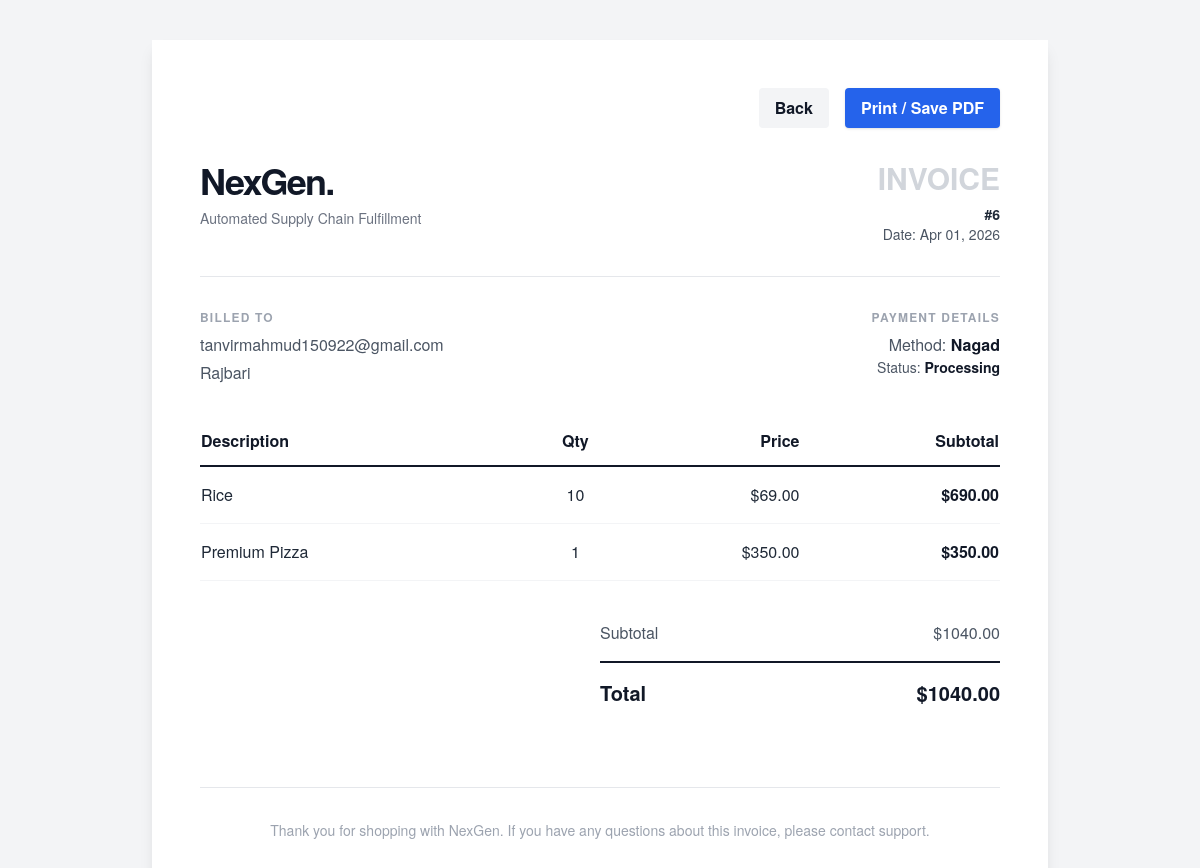
The page /store-admin/orders/6/invoice/ (signed in) on the database its author committed.
### nexgen/models.py (models this page shows, shortened)
class Order(models.Model):
    STATUS_CHOICES = (
        ('Pending', 'Pending'),
        ('Processing', 'Processing'),
        ('Shipped', 'Shipped'),
        ('Out for Delivery', 'Out for Delivery'),
        ('Delivered', 'Delivered'),
        ('Cancelled', 'Cancelled'),
        ('Refund Requested', 'Refund Requested'),
    )
    user = models.ForeignKey(CustomUser, on_delete=models.CASCADE)
    status = models.CharField(max_length=25, choices=STATUS_CHOICES, default='Pending')
    total_price = models.DecimalField(max_digits=10, decimal_places=2)
    discount_amount = models.DecimalField(max_digits=10, decimal_places=2, default=0)
    coupon = models.ForeignKey('Coupon', null=True, blank=True, on_delete=models.SET_NULL)
    shipping_address = models.TextField()
    payment_provider = models.ForeignKey('PaymentMethod', null=True, blank=True, on_delete=models.SET_NULL)
    sender_number = models.CharField(max_length=20, blank=True)
    transaction_id = models.CharField(max_length=100, blank=True)
    is_paid = models.BooleanField(default=False)
    created_at = models.DateTimeField(auto_now_add=True)
    def final_price(self):
        return self.total_price - self.discount_amount

class CustomUser(AbstractBaseUser, PermissionsMixin):
    email = models.EmailField(unique=True)
    first_name = models.CharField(max_length=30, blank=True)
    last_name = models.CharField(max_length=30, blank=True)
    phone_number = models.CharField(max_length=20, blank=True)
    profile_picture = models.ImageField(upload_to='profiles/', blank=True, null=True)
    is_active = models.BooleanField(default=True)
    is_staff = models.BooleanField(default=False)
    date_joined = models.DateTimeField(default=timezone.now)
    notify_email = models.BooleanField(default=True)
    notify_sms = models.BooleanField(default=False)
    notify_push = models.BooleanField(default=True)
    objects = CustomUserManager()
    USERNAME_FIELD = 'email'
    REQUIRED_FIELDS = []

class PaymentMethod(models.Model):
    ACCOUNT_TYPE_CHOICES = [
        ('Personal', 'Personal'),
        ('Agent', 'Agent'),
        ('Merchant', 'Merchant'),
    ]
    provider_name = models.CharField(max_length=50)  # e.g., bKash, Nagad
    account_number = models.CharField(max_length=20, blank=True)
    account_type = models.CharField(max_length=20, choices=ACCOUNT_TYPE_CHOICES, default='Personal')
    instruction = models.TextField(blank=True, help_text="Instructions for the user at checkout")
    is_active = models.BooleanField(default=True)
    logo = models.ImageField(upload_to='payments/', blank=True, null=True)

class OrderItem(models.Model):
    order = models.ForeignKey(Order, related_name='items', on_delete=models.CASCADE)
    product = models.ForeignKey(Product, on_delete=models.CASCADE)
    price = models.DecimalField(max_digits=10, decimal_places=2)
    quantity = models.PositiveIntegerField(default=1)
    def subtotal(self):
        return self.price * self.quantity

class Product(models.Model):
    category = models.ForeignKey(Category, related_name='products', on_delete=models.CASCADE)
    title = models.CharField(max_length=255)
    slug = models.SlugField(unique=True)
    description = models.TextField(blank=True)
    price = models.DecimalField(max_digits=10, decimal_places=2)
    sale_price = models.DecimalField(max_digits=10, decimal_places=2, null=True, blank=True)
    is_on_sale = models.BooleanField(default=False)
    stock = models.IntegerField(default=0)
    low_stock_threshold = models.IntegerField(default=5)
    image = models.ImageField(upload_to='products/', blank=True, null=True)
    created_at = models.DateTimeField(auto_now_add=True)
    updated_at = models.DateTimeField(auto_now=True)

### nexgen/admin_views.py (the view)
# urls.py: path('orders/<int:pk>/invoice/', admin_views.admin_order_invoice, name='admin_order_invoice'),
@user_passes_test(is_admin, login_url='/store-admin/login/')
def admin_order_invoice(request, pk):
    order = get_object_or_404(Order, pk=pk)
    return render(request, 'admin_panel/order_invoice.html', {'order': order})

### nexgen/admin_views.py (called while the page is built)
def is_admin(user):
    return user.is_authenticated and user.is_staff

### nexgen/context_processors.py (called while the page is built)
def store_settings(request):
    try:
        settings = StoreSetting.objects.get(pk=1)
        currency = settings.currency
    except StoreSetting.DoesNotExist:
        currency = '$'
    banners = Banner.objects.filter(is_active=True).order_by('order')
    return {
        'STORE_CURRENCY': currency,
        'banners': banners
    }

### nexgen/templates/admin_panel/order_invoice.html (shortened to what this page needs)
<!DOCTYPE html>
<html lang="en">
<head>
    <script src="https://cdn.tailwindcss.com"></script>
</head>
<body class="text-gray-900 p-8 md:p-0">
<div class="max-w-4xl mx-auto bg-white p-12 my-10 shadow-lg print:shadow-none print:my-0">
    <div class="no-print flex justify-end gap-4 mb-8">
        <button onclick="window.history.back()" class="px-4 py-2 bg-gray-100 font-bold rounded hover:bg-gray-200">Back</button>
        <button onclick="window.print()" class="px-4 py-2 bg-blue-600 text-white font-bold rounded hover:bg-blue-700 shadow flex items-center gap-2">Print / Save PDF</button>
    </div>
    <div class="flex justify-between items-start border-b pb-8 mb-8 print-border">
        <div>
            <h1 class="text-4xl font-black text-gray-900 tracking-tighter">NexGen.</h1>
            <p class="text-gray-500 mt-2 text-sm">Automated Supply Chain Fulfillment</p>
        </div>
        <div class="text-right text-gray-600 text-sm">
            <h2 class="text-3xl font-bold text-gray-300">INVOICE</h2>
            <p class="mt-2 text-gray-800 font-bold">#{{ order.id }}</p>
            <p>Date: {{ order.created_at|date:"M d, Y" }}</p>
        </div>
    </div>
    <div class="flex justify-between mb-8">
        <div class="w-1/2 pr-4">
            <p class="text-xs font-bold text-gray-400 uppercase tracking-widest mb-2">Billed To</p>
            <p class="text-gray-600">{{ order.user.email }}</p>
            <p class="text-gray-600 whitespace-pre-line mt-1">{{ order.shipping_address }}</p>
        </div>
        <div class="w-1/2 pl-4 text-right">
            <p class="text-xs font-bold text-gray-400 uppercase tracking-widest mb-2">Payment Details</p>
            <p class="text-gray-600">Method: <strong class="text-gray-900">{{ order.payment_provider.provider_name|default:"Manual Payment" }}</strong></p>
            <p class="text-gray-600 text-sm">Status: <strong class="text-gray-900">{{ order.status }}</strong></p>
        </div>
    </div>
    <table class="w-full text-left mb-8">
        <thead>
            <tr class="border-b-2 border-gray-900 print-border">
                <th class="py-3 font-bold text-gray-900">Description</th>
                <th class="py-3 font-bold text-gray-900 text-center">Qty</th>
                <th class="py-3 font-bold text-gray-900 text-right">Price</th>
                <th class="py-3 font-bold text-gray-900 text-right">Subtotal</th>
            </tr>
        </thead>
        <tbody>
            {% for item in order.items.all %}
            <tr class="border-b border-gray-100 print-border">
                <td class="py-4 text-gray-800">{{ item.product.title }}</td>
                <td class="py-4 text-gray-800 text-center">{{ item.quantity }}</td>
                <td class="py-4 text-gray-800 text-right">${{ item.price }}</td>
                <td class="py-4 text-gray-900 font-bold text-right">${{ item.subtotal }}</td>
            </tr>
            {% endfor %}
        </tbody>
    </table>
    <div class="w-1/2 ml-auto">
        <div class="flex justify-between py-2 text-gray-600">
            <span>Subtotal</span>
            <span>${{ order.total_price }}</span>
        </div>
        <div class="flex justify-between py-4 border-t-2 border-gray-900 mt-2 print-border">
            <span class="text-xl font-bold text-gray-900">Total</span>
            <span class="text-xl font-black text-gray-900">${{ order.final_price }}</span>
        </div>
    </div>
    <div class="mt-16 text-center text-sm text-gray-400 border-t pt-8 print-border">
        Thank you for shopping with NexGen. If you have any questions about this invoice, please contact support.
    </div>
</div>
</body>
</html>

### nexgen/templates/admin_panel/order_invoice.html (style rules this page uses)
body { font-family: 'Helvetica Neue', Arial, sans-serif; background: #f3f4f6; }

### rows shown on the page
Order: id "6", created_at "Apr 01, 2026", user.email "tanvirmahmud150922@gmail.com", shipping_address "Rajbari", payment_provider.provider_name "Nagad", status "Processing", total_price "1040.00", final_price "1040.00"
OrderItem: product "Rice", quantity "10", price "69.00", subtotal "690.00"
OrderItem: product "Premium Pizza", quantity "1", price "350.00", subtotal "350.00"
